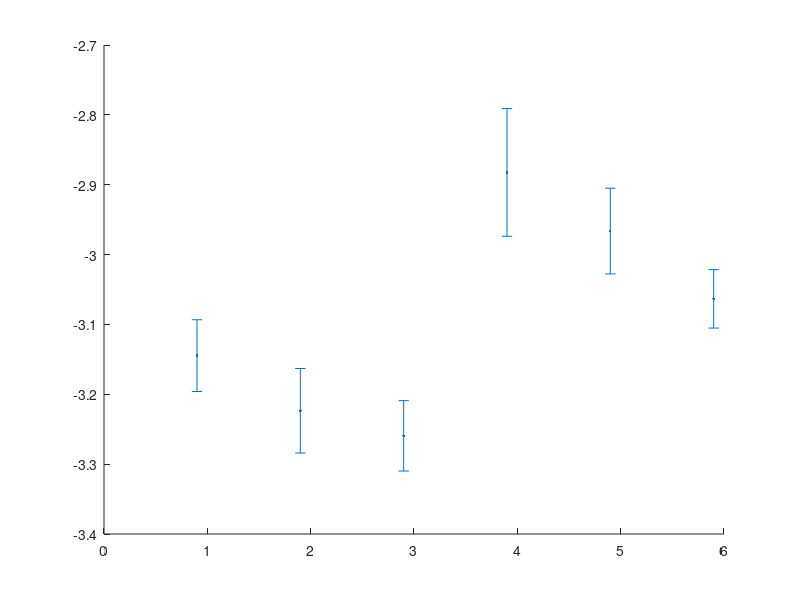

This chart was generated by the following MATLAB code: (Note: this script raises an error after producing the figure.)
% This script plots SI Figure 2 threshold squared vs various conditions

clear;

ThresholdSubject4 = [0.0256    0.0281    0.0251    0.0422    0.034;
                     0.0249    0.0228    0.0246    0.038     0.0364;
                     0.0301    0.0228    0.0209    0.0296    0.0287];

ThresholdSubject5 = [0.0211    0.0393    0.0275    0.0359    0.0346
                     0.0212    0.0228    0.0283    0.0456    0.0382
                     0.0229    0.0294    0.0342    0.0331    0.0439];

ThresholdSubject8 = [0.0147    0.0209    0.0158    0.0362    0.0309
                     0.0161    0.0123    0.0150    0.0303    0.0267
                     0.0192    0.0175    0.0218    0.0309    0.0242];

ThresholdSubject11 = [0.0221    0.0309    0.0283    0.0603    0.0606
                     0.0273    0.0235    0.0289    0.0527    0.0361
                     0.0263    0.0261    0.0284    0.0444    0.0349];
                 
ThresholdExperiment3_observer2  = [0.0334    0.0454    0.0499];
ThresholdExperiment3_observer4  = [0.0270    0.0319    0.0295];
ThresholdExperiment3_observer8  = [0.0277    0.0399    0.0278];
ThresholdExperiment3_observer17  = [0.0395   0.0462    0.0505];


AllThresholdsExperiment2 = [ThresholdSubject4; ThresholdSubject5; 
                            ThresholdSubject8; ThresholdSubject11];
                        
AllThresholdsExperiment3 = [ThresholdExperiment3_observer2 ThresholdExperiment3_observer4 ...
                            ThresholdExperiment3_observer8 ThresholdExperiment3_observer17]';
                        
%% Plot subject thresholds
figure; 
hold on;
g1 = errorbar([1:6]-0.1 , mean(log10([ThresholdSubject4 ThresholdExperiment3_observer4'].^2)), std(log10([ThresholdSubject4 ThresholdExperiment3_observer4'].^2))/sqrt(3), '.','Markersize',30, 'linewidth',2);
g2 = errorbar([1:5]-0.05 , mean(log10(ThresholdSubject5.^2)), std(log10(ThresholdSubject5.^2))/sqrt(3), '.','Markersize',30, 'linewidth',2);
g3 = errorbar([1:6]+0.05 , mean(log10([ThresholdSubject8 ThresholdExperiment3_observer8'].^2)), std(log10([ThresholdSubject8 ThresholdExperiment3_observer8'].^2))/sqrt(3), '.','Markersize',30, 'linewidth',2);
g4 = errorbar([1:5]+0.1 , mean(log10(ThresholdSubject11.^2)), std(log10(ThresholdSubject11.^2))/sqrt(3), '.','Markersize',30, 'linewidth',2);

g5 = errorbar([6]-0.05 , mean(log10(ThresholdExperiment3_observer2.^2)), std(log10(ThresholdExperiment3_observer2.^2))/sqrt(3), '.','Markersize',30, 'linewidth',2);
g8 = errorbar([6]+0.05 , mean(log10(ThresholdExperiment3_observer17.^2)), std(log10(ThresholdExperiment3_observer17.^2))/sqrt(3), '.','Markersize',30, 'linewidth',2);

legend({'Observer 4','Observer 5','Observer 8','Observer 11','Observer 2','Observer 17'},'location','northwest');
xlim([0.5 6.5]);
ylim([-3.42 -2.49]);
xticks([1:6]);
xticklabels({'1','2','2a', '3', '3a', '\sigma^2 = 1'});
box on;
set(gca, 'FontSize', 20, 'yscale', 'log');
xlabel('Condition number');
ylabel('$\log_{10} T^2$', 'Interpreter','latex');

%% Plot subject thresholds
% figure; 
% hold on;
% h = boxplot([AllThresholdsExperiment2 AllThresholdsExperiment3].^2, 'OutlierSize',8);
% set(h,'LineWidth',3);
% set(gca,'LineWidth',1);
% xticks([1:6]);
% xticklabels({'1','2','2a', '3', '3a', '\sigma = 1'});
% box on;
% set(gca, 'FontSize', 20, 'yscale', 'log');
% xlabel('Condition number');
% ylabel('T^2');


%% Plot subject thresholds
% figure; 
% set(groot,'defaultAxesTickLabelInterpreter','latex');
% hold on;
% h = boxplot(log10([mean(ThresholdSubject4) mean(ThresholdExperiment3_observer2);
%              mean(ThresholdSubject5) mean(ThresholdExperiment3_observer4);
%              mean(ThresholdSubject8) mean(ThresholdExperiment3_observer8);
%              mean(ThresholdSubject11) mean(ThresholdExperiment3_observer17);].^2), 'OutlierSize',8);
% set(h,'LineWidth',3);
% set(gca,'LineWidth',1);
% xticks([1:6]);
% xticklabels({'1','2','2a', '3', '3a', '$\sigma = 1$'});
% set(gca,'TickLabelInterpreter' ,'latex')
% box on;
% set(gca, 'FontSize', 20, 'yscale', 'log');
% xlabel('Condition number');
% ylabel('log_{10}(T^2)');